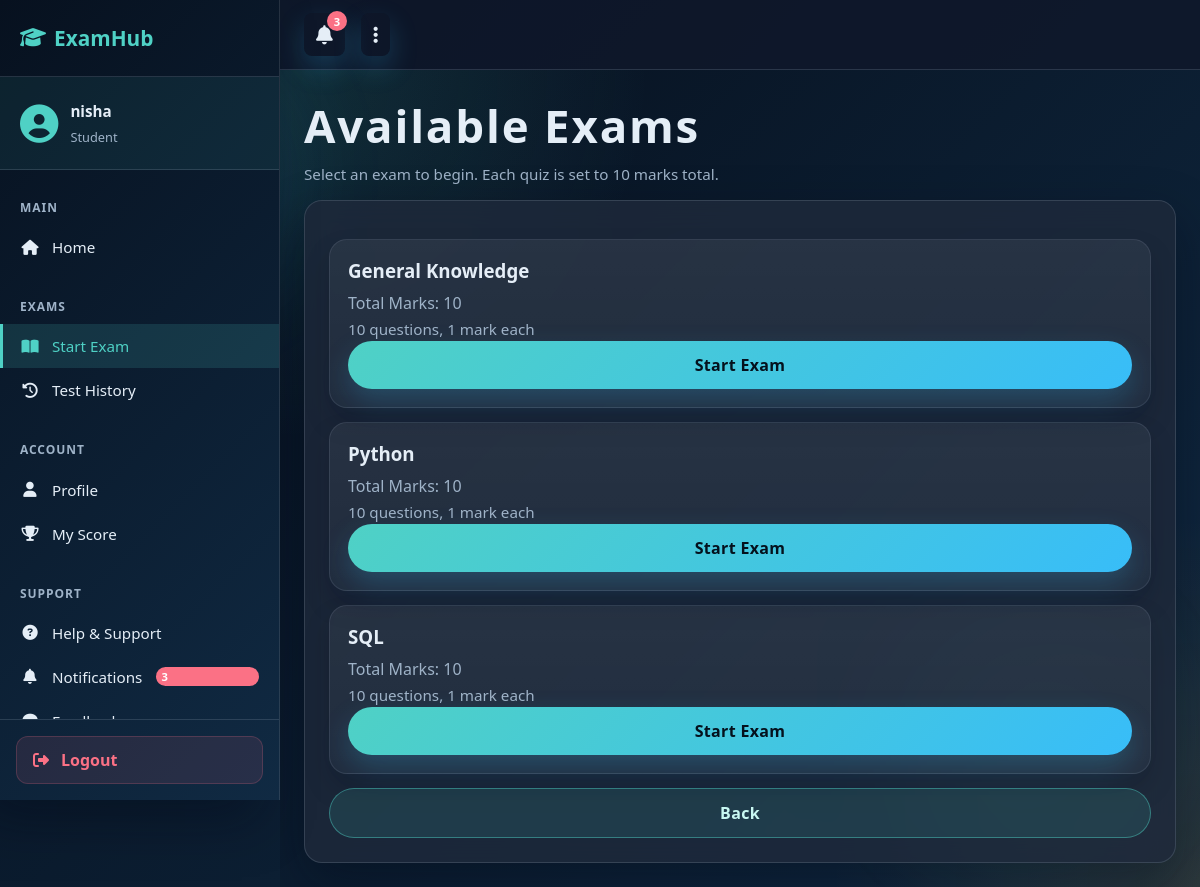
Screenshot of /start_exam (signed in) with the database file from the repository.
### tables this page shows
CREATE TABLE exams (
    id INTEGER PRIMARY KEY AUTOINCREMENT,
    name TEXT NOT NULL,
    total_marks INTEGER CHECK(total_marks > 0)
);

### app.py (the view)
@app.route("/start_exam")
def start_exam():
    if "user" not in session:
        return redirect("/")
    try:
        exams = get_exams()
        return render_template("take_exam.html", exams=exams)
    except Exception as e:
        return f"Error: {e}"

### config/db_config.py (called while the page is built)
def get_connection():
    db_path = os.getenv("DB_PATH", "exam.db")
    return sqlite3.connect(db_path)

### services/exam_service.py (called while the page is built)
def get_exams():
    conn = get_connection()
    cur = conn.cursor()
    cur.execute("SELECT * FROM exams")
    data = cur.fetchall()
    conn.close()
    return data

### templates/take_exam.html (shortened to what this page needs)
{% extends "base.html" %}
{% block content %}
<div class="page-intro">
    <h1 class="page-title">Available Exams</h1>
    <p class="subtle page-subtitle">Select an exam to begin. Each quiz is set to 10 marks total.</p>
</div>
<div class="container">
{% if exams %}
    {% for exam in exams %}
        <div class="card">
            <h3>{{ exam[1] }}</h3>
            <p>Total Marks: {{ exam[2] }}</p>
            <p class="meta">10 questions, 1 mark each</p>
            <a class="btn-link" href="{{ url_for('take_exam', exam_id=exam[0]) }}">Start Exam</a>
        </div>
    {% endfor %}
{% else %}
    <div class="empty-state">
        <i class="fas fa-inbox"></i>
        <p>No exams available</p>
    </div>
{% endif %}
<a href="/dashboard" class="btn-link secondary">Back</a>
</div>
{% endblock %}

### static/style.css (style rules this page uses)
:root { --bg-start: #07111f; --bg-end: #102a43; --surface: rgba(15, 23, 42, 0.8); --surface-strong: rgba(15, 23, 42, 0.95); --card: rgba(30, 41, 59, 0.84); --text: #e5eef7; --muted: #9fb3c8; --primary: #4fd1c5; --primary-strong: #38bdf8; --accent: #f59e0b; --danger: #fb7185; --border: rgba(148, 163, 184, 0.22); --shadow: 0 20px 50px rgba(2, 8, 23, 0.38); }
* { margin: 0; padding: 0; box-sizing: border-box; }
body { min-height: 100vh; padding: 0; display: flex; flex-direction: row; color: var(--text); font-family: "Segoe UI", "Trebuchet MS", "Verdana", sans-serif; background: radial-gradient(circle at top left, rgba(79, 209, 197, 0.22), transparent 26%), radial-gradient(circle at bottom right, rgba(245, 158, 11, 0.18), transparent 24%), linear-gradient(135deg, var(--bg-start), var(--bg-end)); overflow-x: hidden; }
body::before, body::after { content: ""; position: fixed; inset: auto; width: 260px; height: 260px; border-radius: 999px; filter: blur(50px); opacity: 0.35; pointer-events: none; z-index: 0; }
body::before { top: 5%; left: 3%; background: rgba(56, 189, 248, 0.35); }
body::after { bottom: 3%; right: 4%; background: rgba(79, 209, 197, 0.3); }
h1 { position: relative; z-index: 1; margin-top: 6px; text-align: center; font-size: clamp(2rem, 3.8vw, 3.2rem); letter-spacing: 0.04em; font-weight: 800; }
h2, h3, p, form, table { position: relative; z-index: 1; }
p { color: var(--muted); line-height: 1.6; }
a { color: inherit; text-decoration: none; display: inline-flex; }
.page-intro { margin-bottom: 14px; }
.page-title { margin-top: 0; margin-bottom: 6px; text-align: left; }
.page-subtitle { margin-bottom: 0; }
.container { position: relative; z-index: 1; width: min(100%, 460px); margin-top: 14px; padding: 28px; border-radius: 26px; background: linear-gradient(180deg, var(--surface), rgba(15, 23, 42, 0.72)); border: 1px solid var(--border); box-shadow: var(--shadow); backdrop-filter: blur(14px); text-align: center; }
.btn-link { width: 100%; justify-content: center; padding: 13px 18px; border-radius: 999px; cursor: pointer; font: inherit; font-weight: 700; letter-spacing: 0.02em; color: #04111d; background: linear-gradient(135deg, var(--primary), var(--primary-strong)); box-shadow: 0 12px 28px rgba(56, 189, 248, 0.22); transition: transform 0.2s ease, filter 0.2s ease, box-shadow 0.2s ease; }
.btn-link.secondary { color: #c8f8f2; background: rgba(79, 209, 197, 0.12); border: 1px solid rgba(79, 209, 197, 0.45); box-shadow: none; }
.card { margin: 14px 0; padding: 18px; border-radius: 18px; background: linear-gradient(180deg, rgba(255, 255, 255, 0.06), rgba(255, 255, 255, 0.03)); border: 1px solid rgba(148, 163, 184, 0.16); text-align: left; box-shadow: 0 14px 26px rgba(2, 8, 23, 0.18); transition: transform 0.2s ease, border-color 0.2s ease, background 0.2s ease; }
.card h3, .card h4 { margin-bottom: 8px; }
.meta, .subtle { color: var(--muted); font-size: 0.95rem; }
.content-wrapper > .container { width: min(100%, 980px); margin: 0 auto; padding: 24px; border-radius: 18px; background: var(--card); border: 1px solid var(--border); box-shadow: var(--shadow); }

### rows the page displays
exams: name "General Knowledge", total_marks "10"
exams: name "Python", total_marks "10"
exams: name "SQL", total_marks "10"

### other values shown
{{ session.get('user', 'User') }} "nisha"
{{ session.get('role', 'Student').title() }} "Student"
